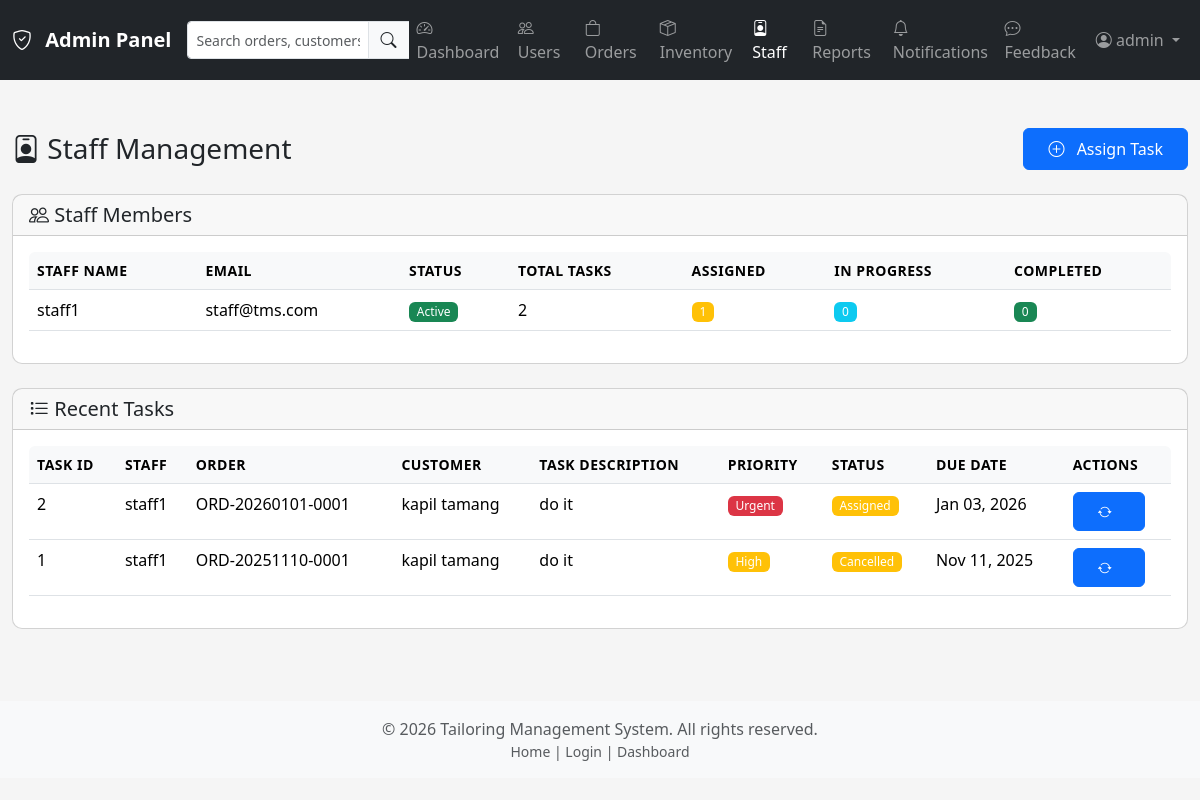
The page /admin/staff.php (signed in) on the database its author committed.
### tables this page shows
CREATE TABLE `users` (
  `id` int(11) NOT NULL,
  `username` varchar(50) NOT NULL,
  `email` varchar(100) NOT NULL,
  `password_hash` varchar(255) NOT NULL,
  `role` enum('admin','staff','customer') NOT NULL DEFAULT 'customer',
  `status` enum('active','inactive') NOT NULL DEFAULT 'active',
  `created_at` timestamp NOT NULL DEFAULT current_timestamp(),
  `updated_at` timestamp NOT NULL DEFAULT current_timestamp() ON UPDATE current_timestamp()
);

CREATE TABLE `staff_tasks` (
  `id` int(11) NOT NULL,
  `staff_id` int(11) NOT NULL,
  `order_id` int(11) NOT NULL,
  `task_description` text NOT NULL,
  `status` enum('assigned','in-progress','completed','cancelled') NOT NULL DEFAULT 'assigned',
  `priority` enum('low','medium','high','urgent') NOT NULL DEFAULT 'medium',
  `assigned_at` timestamp NOT NULL DEFAULT current_timestamp(),
  `started_at` timestamp NULL DEFAULT NULL,
  `completed_at` timestamp NULL DEFAULT NULL,
  `due_date` date DEFAULT NULL,
  `notes` text DEFAULT NULL
);

CREATE TABLE `orders` (
  `id` int(11) NOT NULL,
  `customer_id` int(11) NOT NULL,
  `order_number` varchar(50) NOT NULL,
  `description` text DEFAULT NULL,
  `status` enum('pending','in-progress','completed','cancelled','delivered') NOT NULL DEFAULT 'pending',
  `delivery_date` date DEFAULT NULL,
  `total_amount` decimal(10,2) NOT NULL DEFAULT 0.00,
  `advance_amount` decimal(10,2) NOT NULL DEFAULT 0.00,
  `remaining_amount` decimal(10,2) NOT NULL DEFAULT 0.00,
  `average_rating` decimal(3,2) DEFAULT NULL COMMENT 'Average rating from customer feedback (1.00 to 5.00)',
  `notes` text DEFAULT NULL,
  `created_at` timestamp NOT NULL DEFAULT current_timestamp(),
  `updated_at` timestamp NOT NULL DEFAULT current_timestamp() ON UPDATE current_timestamp(),
  `completed_at` timestamp NULL DEFAULT NULL
);

CREATE TABLE `customers` (
  `id` int(11) NOT NULL,
  `user_id` int(11) NOT NULL,
  `name` varchar(100) NOT NULL,
  `phone` varchar(20) DEFAULT NULL,
  `address` text DEFAULT NULL,
  `measurements` longtext DEFAULT NULL COMMENT 'JSON field for bust, waist, hips, length, etc.' CHECK (json_valid(`measurements`)),
  `notes` text DEFAULT NULL,
  `created_at` timestamp NOT NULL DEFAULT current_timestamp(),
  `updated_at` timestamp NOT NULL DEFAULT current_timestamp() ON UPDATE current_timestamp()
);

### admin/staff.php (the view, shortened to what this page needs)
<?php
require_once __DIR__ . '/../includes/auth.php';
try {
    $stmt = $pdo->query("
        SELECT u.id, u.username, u.email, u.status,
               COUNT(st.id) as total_tasks,
               SUM(CASE WHEN st.status = 'assigned' THEN 1 ELSE 0 END) as assigned_tasks,
               SUM(CASE WHEN st.status = 'in-progress' THEN 1 ELSE 0 END) as in_progress_tasks,
               SUM(CASE WHEN st.status = 'completed' THEN 1 ELSE 0 END) as completed_tasks
        FROM users u
        LEFT JOIN staff_tasks st ON u.id = st.staff_id
        WHERE u.role = 'staff'
        GROUP BY u.id, u.username, u.email, u.status
        ORDER BY u.username ASC
    ");
    $staffMembers = $stmt->fetchAll();
    $stmt = $pdo->query("
        SELECT st.*, u.username as staff_name, o.order_number, c.name as customer_name
        FROM staff_tasks st
        LEFT JOIN users u ON st.staff_id = u.id
        LEFT JOIN orders o ON st.order_id = o.id
        LEFT JOIN customers c ON o.customer_id = c.id
        ORDER BY st.assigned_at DESC
        LIMIT 50
    ");
    $tasks = $stmt->fetchAll();
} catch (PDOException $e) {
    $error = 'Error fetching data: ' . $e->getMessage();
    $staffMembers = [];
    $tasks = [];
    $pendingOrders = [];
}
include __DIR__ . '/../includes/header.php';
include __DIR__ . '/../includes/admin_nav.php';
?>
<div class="container-fluid py-4">
    <div class="row mb-4">
        <div class="col-12">
            <div class="d-flex justify-content-between align-items-center">
                <div>
                    <h1 class="h3 mb-0">
                        <i class="bi bi-person-badge"></i> Staff Management
                    </h1>
                </div>
                <div>
                    <button type="button" class="btn btn-primary" data-bs-toggle="modal" data-bs-target="#assignTaskModal">
                        <i class="bi bi-plus-circle"></i> Assign Task
                    </button>
                </div>
            </div>
        </div>
    </div>
    <div class="row mb-4">
        <div class="col-12">
            <div class="card">
                <div class="card-header">
                    <h5 class="mb-0"><i class="bi bi-people"></i> Staff Members</h5>
                </div>
                <div class="card-body">
                    <div class="table-responsive">
                        <table class="table table-hover">
                            <thead>
                                <tr>
                                    <th>Staff Name</th>
                                    <th>Email</th>
                                    <th>Status</th>
                                    <th>Total Tasks</th>
                                    <th>Assigned</th>
                                    <th>In Progress</th>
                                    <th>Completed</th>
                                </tr>
                            </thead>
                            <tbody>
                                <?php if (count($staffMembers) > 0): ?>
                                    <?php foreach ($staffMembers as $staff): ?>
                                        <tr>
                                            <td><?php echo htmlspecialchars($staff['username']); ?></td>
                                            <td><?php echo htmlspecialchars($staff['email']); ?></td>
                                            <td>
                                                <span class="badge bg-<?php echo $staff['status'] == 'active' ? 'success' : 'secondary'; ?>">
                                                    <?php echo ucfirst($staff['status']); ?>
                                                </span>
                                            </td>
                                            <td><?php echo $staff['total_tasks']; ?></td>
                                            <td><span class="badge bg-warning"><?php echo $staff['assigned_tasks']; ?></span></td>
                                            <td><span class="badge bg-info"><?php echo $staff['in_progress_tasks']; ?></span></td>
                                            <td><span class="badge bg-success"><?php echo $staff['completed_tasks']; ?></span></td>
                                        </tr>
                                    <?php endforeach; ?>
                                <?php else: ?>
                                    <tr>
                                        <td colspan="7" class="text-center text-muted">No staff members found.</td>
                                    </tr>
                                <?php endif; ?>
                            </tbody>
                        </table>
                    </div>
                </div>
            </div>
        </div>
    </div>
    <div class="row">
        <div class="col-12">
            <div class="card">
                <div class="card-header">
                    <h5 class="mb-0"><i class="bi bi-list-task"></i> Recent Tasks</h5>
                </div>
                <div class="card-body">
                    <div class="table-responsive">
                        <table class="table table-hover">
                            <thead>
                                <tr>
                                    <th>Task ID</th>
                                    <th>Staff</th>
                                    <th>Order</th>
                                    <th>Customer</th>
                                    <th>Task Description</th>
                                    <th>Priority</th>
                                    <th>Status</th>
                                    <th>Due Date</th>
                                    <th>Actions</th>
                                </tr>
                            </thead>
                            <tbody>
                                <?php if (count($tasks) > 0): ?>
                                    <?php foreach ($tasks as $task): ?>
                                        <tr>
                                            <td><?php echo $task['id']; ?></td>
                                            <td><?php echo htmlspecialchars($task['staff_name'] ?? 'N/A'); ?></td>
                                            <td><?php echo htmlspecialchars($task['order_number'] ?? 'N/A'); ?></td>
                                            <td><?php echo htmlspecialchars($task['customer_name'] ?? 'N/A'); ?></td>
                                            <td><?php echo htmlspecialchars(substr($task['task_description'], 0, 50)) . (strlen($task['task_description']) > 50 ? '...' : ''); ?></td>
                                            <td>
                                                <span class="badge bg-<?php
                                                    echo $task['priority'] == 'urgent' ? 'danger' :
                                                        ($task['priority'] == 'high' ? 'warning' :
                                                        ($task['priority'] == 'medium' ? 'info' : 'secondary'));
                                                ?>">
                                                    <?php echo ucfirst($task['priority']); ?>
                                                </span>
                                            </td>
                                            <td>
                                                <span class="badge bg-<?php
                                                    echo $task['status'] == 'completed' ? 'success' :
                                                        ($task['status'] == 'in-progress' ? 'info' : 'warning');
                                                ?>">
                                                    <?php echo ucfirst(str_replace('-', ' ', $task['status'])); ?>
                                                </span>
                                            </td>
                                            <td><?php echo $task['due_date'] ? date('M d, Y', strtotime($task['due_date'])) : 'N/A'; ?></td>
                                            <td>
                                                <button type="button" class="btn btn-sm btn-primary"
                                                        onclick="updateTaskStatus(<?php echo $task['id']; ?>, '<?php echo $task['status']; ?>')">
                                                    <i class="bi bi-arrow-repeat"></i>
                                                </button>
                                            </td>
                                        </tr>
                                    <?php endforeach; ?>
                                <?php else: ?>
                                    <tr>
                                        <td colspan="9" class="text-center text-muted">No tasks found.</td>
                                    </tr>
                                <?php endif; ?>
                            </tbody>
                        </table>
                    </div>
                </div>
            </div>
        </div>
    </div>
</div>
<?php include __DIR__ . '/../includes/footer.php'; ?>

### assets/css/style.css (style rules this page uses)
:root { --primary-color: #0d6efd; --secondary-color: #6c757d; --success-color: #198754; --danger-color: #dc3545; --warning-color: #ffc107; --info-color: #0dcaf0; --light-color: #f8f9fa; --dark-color: #212529; }
body { font-family: 'Segoe UI', Tahoma, Geneva, Verdana, sans-serif; background-color: #f5f5f5; min-height: 100vh; }
.card { border-radius: 10px; transition: transform 0.2s ease-in-out; }
.btn { border-radius: 6px; font-weight: 500; padding: 0.5rem 1.5rem; transition: all 0.2s ease-in-out; }
.btn i { margin-right: 0.5rem; }
.table-responsive { border-radius: 6px; }
.table thead th { background-color: #f8f9fa; font-weight: 600; text-transform: uppercase; font-size: 0.875rem; letter-spacing: 0.5px; }
.badge { padding: 0.35em 0.65em; font-weight: 500; }

### rows shown on the page
users: username "staff1", email "staff@tms.com", status "Active", total_tasks "2", assigned_tasks "1", in_progress_tasks "0", completed_tasks "0"
staff_tasks: id "2", staff.username "staff1", order.order_number "ORD-20260101-0001", customers.name "kapil tamang", task_description "do it", priority "Urgent", status "Assigned", due_date "Jan 03, 2026"
staff_tasks: id "1", staff.username "staff1", order.order_number "ORD-20251110-0001", customers.name "kapil tamang", task_description "do it", priority "High", status "Cancelled", due_date "Nov 11, 2025"

### other values the page prints
$_SESSION['user_name'] "admin"
